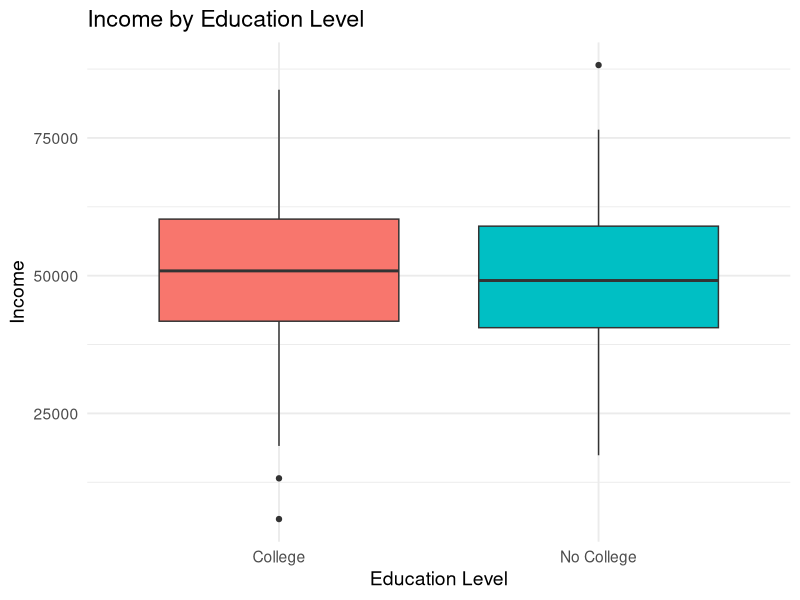

The R script that drew this image:
## ---- chunk 1
#| message: false

library(tidyverse)

df <- tibble(
  income = rnorm(500, mean = 50000, sd = 12000),
  group = sample(c("College", "No College"), size = 500, replace = TRUE)
)

ggplot(df, aes(x = group, y = income, fill = group)) +
  geom_boxplot() +
  labs(
    title = "Income by Education Level",
    x = "Education Level",
    y = "Income"
  ) +
  theme_minimal(base_size = 14) +
  theme(legend.position = "none")

